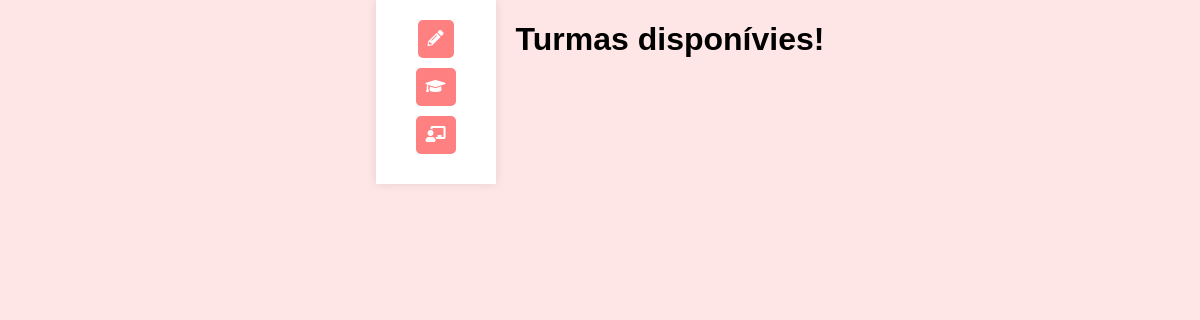
Page /turmas on the earlier database version.
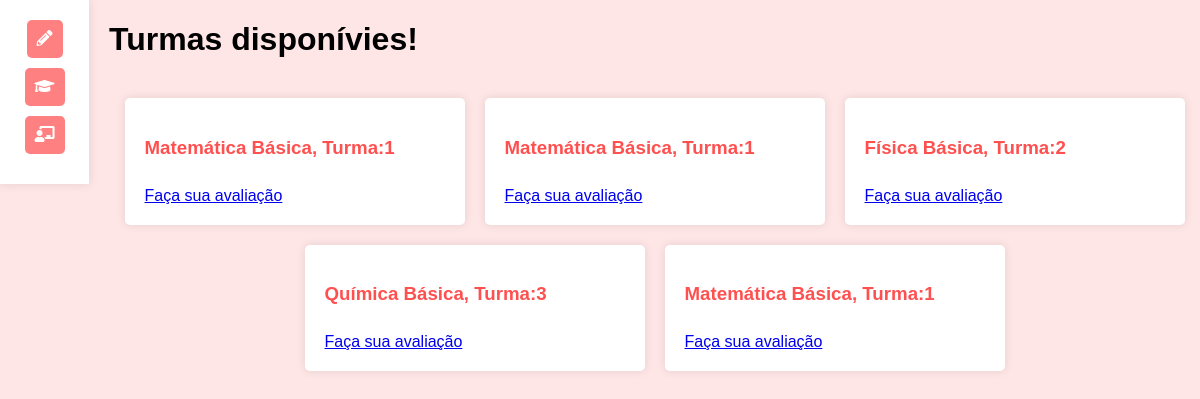
Same page on the later database version.
### tables this page shows
CREATE TABLE Avaliacoes (
    id INTEGER PRIMARY KEY,
    estudante_id INTEGER,
    turma_id INTEGER,
    avaliacao TEXT NOT NULL,
    FOREIGN KEY (estudante_id) REFERENCES Estudantes (id),
    FOREIGN KEY (turma_id) REFERENCES Turmas (id)
);

CREATE TABLE Disciplinas (
    id INTEGER PRIMARY KEY,
    nome TEXT NOT NULL,
    departamento_id INTEGER,
    CONSTRAINT fk_departamento_id
    FOREIGN KEY (departamento_id) REFERENCES Departamentos (id)
);

CREATE TABLE Turmas (
    id INTEGER PRIMARY KEY,
    disciplina_id INTEGER,
    professor_id INTEGER,
    CONSTRAINT fk_disciplina_id
    FOREIGN KEY (disciplina_id) REFERENCES Disciplinas (id)
    CONSTRAINT fk_professor_id
    FOREIGN KEY (professor_id) REFERENCES Professores (id)
);

### app.py (the view)
@app.route('/turmas', methods=['GET', 'POST'])
def turmas():
    conn = get_db_connection()
    cur = conn.cursor()
    cur.execute("SELECT * FROM Avaliacoes ")
    avaliacoes = cur.fetchall()
    cur.execute("SELECT * FROM Professores")
    professores = cur.fetchall()
    cur.execute("SELECT * FROM Turmas")
    turmas = cur.fetchall()
    cur.execute("SELECT * FROM Estudantes")
    estudantes = cur.fetchall()
    cur.execute('SELECT Avaliacoes.avaliacao, Estudantes.email, Disciplinas.nome, Turmas.id FROM Avaliacoes JOIN Estudantes ON Avaliacoes.estudante_id = Estudantes.id JOIN Turmas ON Avaliacoes.turma_id = Turmas.id JOIN Disciplinas ON Turmas.disciplina_id = Disciplinas.id')
    results = cur.fetchall()
    conn.close()
    return render_template('turmas.html', avaliacoes=avaliacoes, professores=professores, turmas=turmas, estudantes=estudantes, results=results)

### app.py (called while the page is built)
def get_db_connection():
    conn = sqlite3.connect('database.db')
    conn.row_factory = sqlite3.Row
    return conn

### templates/turmas.html (shortened to what this page needs)
<!DOCTYPE html>
<html lang="en">
<head>
    <link rel="stylesheet" href="https://cdnjs.cloudflare.com/ajax/libs/font-awesome/5.15.4/css/all.min.css">
</head>
<body>
    <div class="sidebar">
        <a href="/main"><i class="fas fa-pencil-alt"></i></a>
        <a href="/turmas"><i class="fas fa-graduation-cap"></i></a>
        <a href="/professores"><i  class="fas fa-chalkboard-teacher"></i></a>
    </div>
    <div class="content">
    <h1>Turmas disponívies!</h1>
    <br/>
    <div class="card-container">
        {% for result in results %}
            <div class="card">
                <h3 class="card-title">{{ result[2] }}, Turma:{{ result[3] }}</h3>
                <br/>
                <td class="card-link" ><a href="{{ url_for('avaliar', turma_id=result[3]) }}">Faça sua avaliação</a></td>
            </div>
        {% endfor %}
    </div>
    <br/>
    </div>
</body>
</html>

### templates/turmas.html (style rules this page uses)
body { display: flex; flex-direction: row; align-items: flex-start; justify-content: center; min-height: 100vh; margin: 0; font-family: Arial, sans-serif; background-color: #ffe6e6; }
.sidebar { display: flex; flex-direction: column; align-items: center; margin-right: 20px; justify-content: flex-start; width: 80px; padding: 20px; background-color: #fff; box-shadow: 0 0 10px rgba(0, 0, 0, 0.1); }
.sidebar a { display: block; margin-bottom: 10px; padding: 10px; background-color: #ff8080; color: #fff; text-decoration: none; border-radius: 5px; }
.card-container { display: flex; flex-wrap: wrap; justify-content: center; gap: 20px; }
.card { width: 300px; background-color: #fff; border-radius: 5px; box-shadow: 0 0 10px rgba(0, 0, 0, 0.1); padding: 20px; }
.card-title { font-weight: bold; color: #ff5050; margin-bottom: 10px; }

Differences in the rows shown:
added Avaliacoes: nome "Matemática Básica", result "1"
added Avaliacoes: nome "Matemática Básica", result "1"
added Avaliacoes: nome "Física Básica", result "2"
added Avaliacoes: nome "Química Básica", result "3"
added Avaliacoes: nome "Matemática Básica", result "1"
